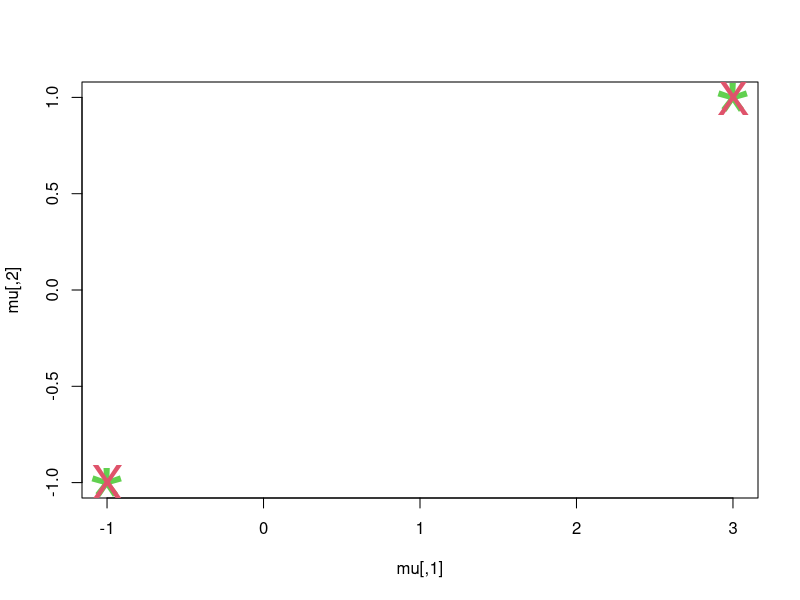
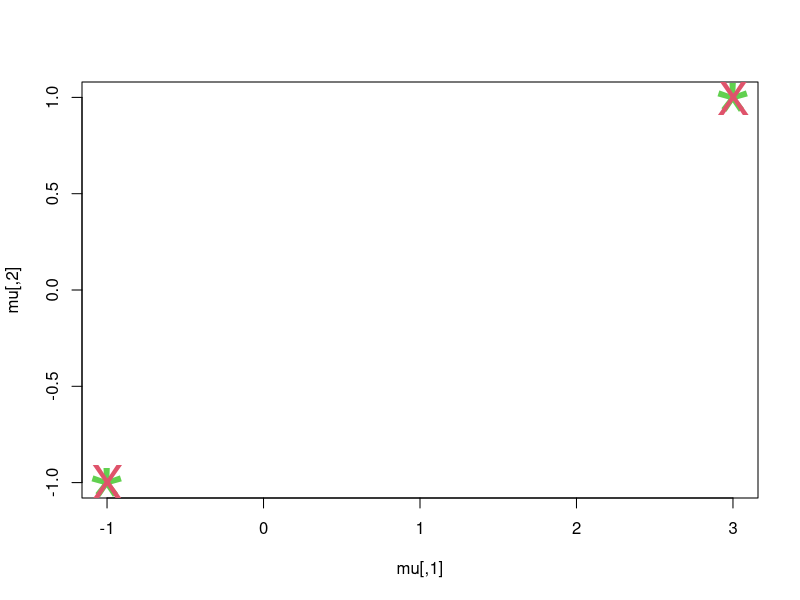
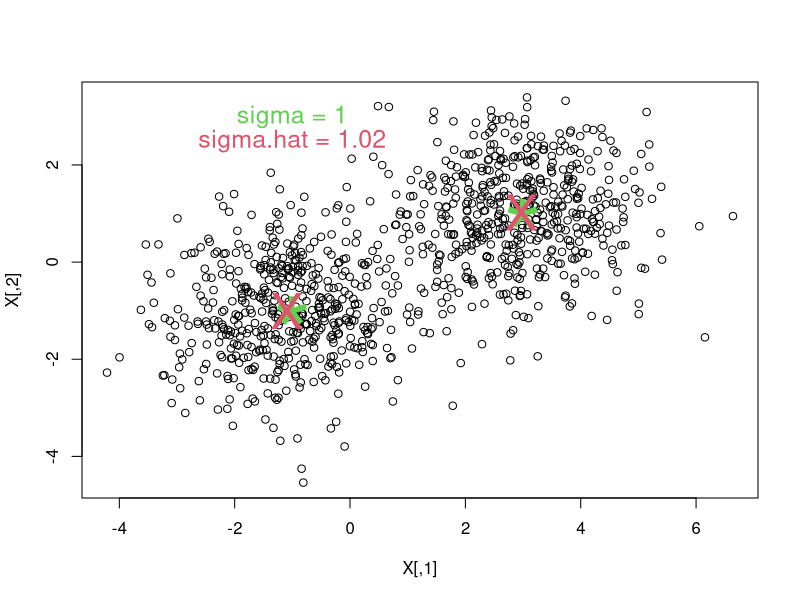
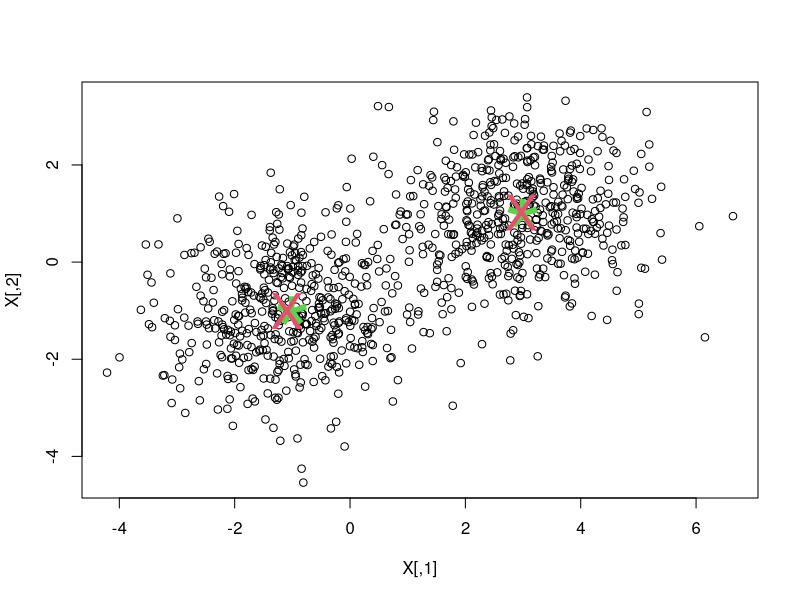
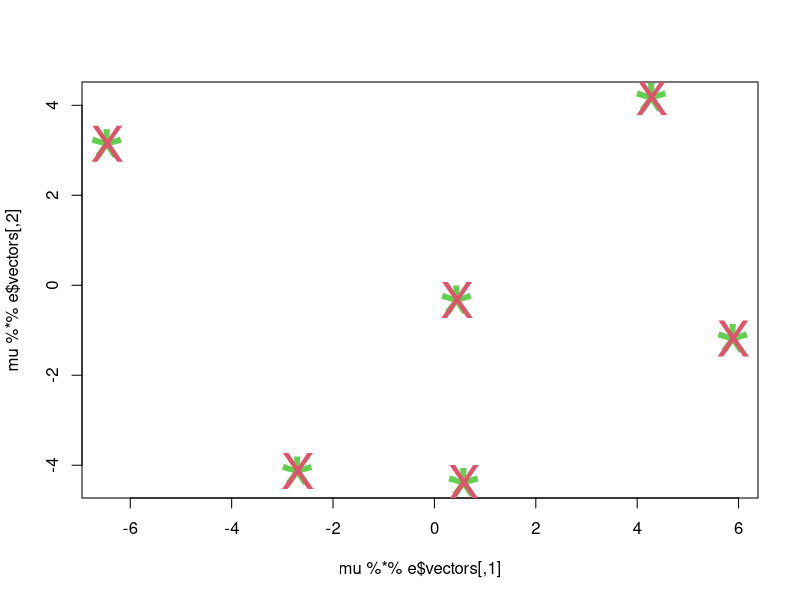
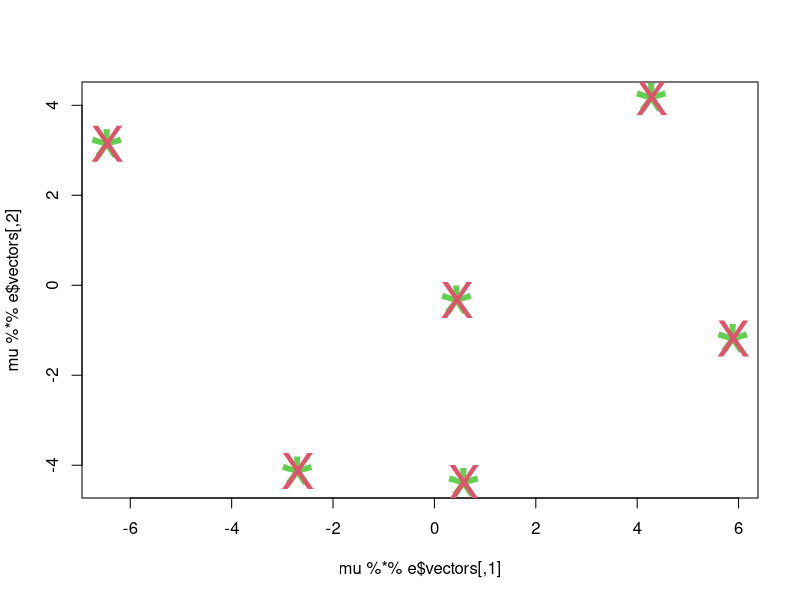
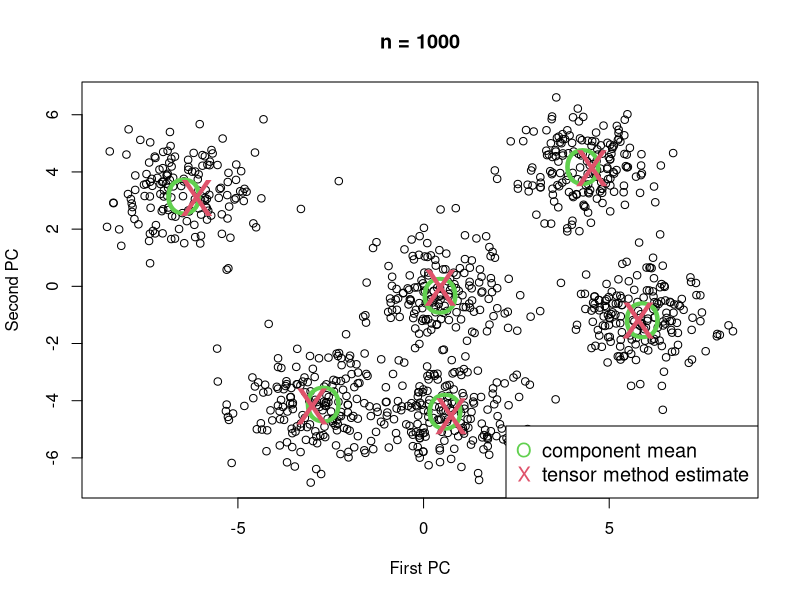
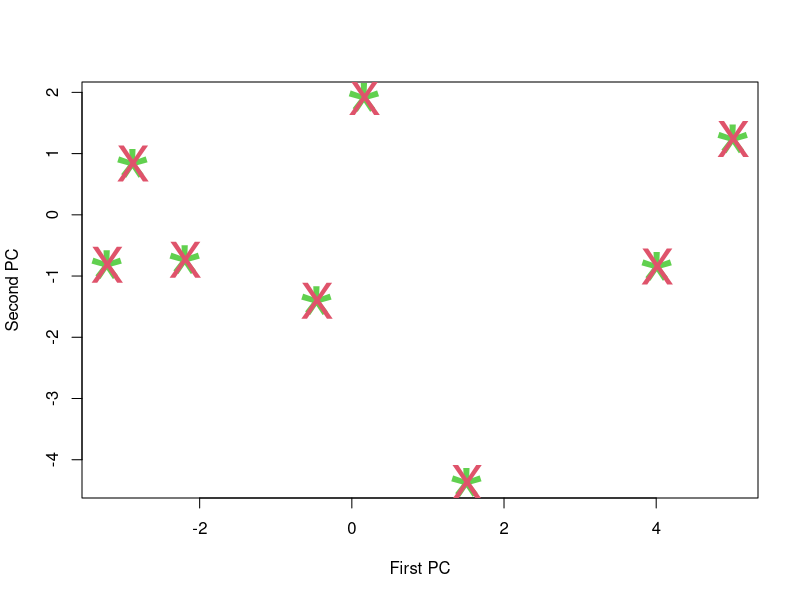

Source code (R) for these figures, in order: (Note: this script raises an error after producing the figures.)
tensorMult <- function(G, v) {
  # multiply the vector v into the symmetric 3-tensor G
  d <- dim(G)[1]
  M <- matrix(NA, ncol=d, nrow=d)
  for(j in 1:d) {
    M[j, ] <- G[j, , ] %*% v
  }
  return(M)
}

empiricalMoments <- function(X) {
  # Calculate and return the sample mean along with the
  # second- and third-order empirical moments of the points
  n <- nrow(X)
  d <- ncol(X)
  
  # sample mean
  m <- apply(X, 2, mean)
  
  # covariance (second-order central moments)
  Z <- sweep(X, 2, m)
  Sigma <- t(Z) %*% Z / n
  
  # third-order central moments
  Gamma <- array(NA, dim=rep(d, 3))
  for(x in 1:d) {
    for(y in 1:d) {
      for(z in 1:d) {
        s <- 0
        for(j in 1:n) {
          s <- s + Z[j, x]*Z[j, y]*Z[j, z]
        }
        Gamma[x, y, z] <- s/n
      }
    }
  }
  
  return(list(m=m, Sigma=Sigma, Gamma=Gamma))
}


tensorMethod <- function(Sigma, Gamma, k) {
  d <- nrow(Sigma)
  
  # construct whitening and unwhitening transformations
  e <- eigen(Sigma)
  Sigma.whiten <- matrix(0, nrow=d, ncol=d)
  Sigma.unwhiten <- matrix(0, nrow=d, ncol=d)
  for(j in 1:(k-1)) {
    q <- e$vectors[, j]
    l <- sqrt(e$values[j])
    Sigma.whiten <- Sigma.whiten + q %*% t(q) / l
    Sigma.unwhiten <- Sigma.unwhiten + q %*% t(q) * l
  }
  
  # obtain candidate whitened vectors
  q1 <- e$vectors[, 1]; qk <- e$vectors[, k]
  e.white <- eigen(Sigma.whiten %*% tensorMult(Gamma, q1) %*% Sigma.whiten + sqrt(e$values[1])*(q1 %*% t(qk) + qk %*% t(q1)))
  
  # unwhiten, rescale, and correct signs as needed
  mu.hat <- matrix(NA, ncol=d, nrow=k)
  for(j in 1:k) {
    u <- e.white$vectors[, j]
    mu.hat[j, ] <- sqrt(k) * Sigma.unwhiten %*% u
    if(e.white$values[j]*sum(q1*u) < 0) {
      mu.hat[j, ] <- - mu.hat[j, ]
    }
  }
  
  return(mu.hat)
}

empiricalMoments.e1 <- function(X) {
  # Calculate and return the sample mean along with the
  # second- and third-order empirical moments of the points
  n <- nrow(X)
  d <- ncol(X)
  
  # sample mean
  m <- apply(X, 2, mean)
  
  # covariance (second-order central moments)
  Sigma <- cov(X) * (n-1)/n
  
  # third-order moments times e1
  Gamma.e1 <- matrix(0, nrow=d, ncol=d)
  for(i in 1:n) {
    Gamma.e1 <- Gamma.e1 + X[i, 1] * X[i, ] %*% t(X[i, ])
  }
  Gamma.e1 <- Gamma.e1/n
  
  return(list(m=m, Sigma=Sigma, Gamma.e1=Gamma.e1))
}

tensorMethod.e1 <- function(Sigma, Gamma.e1, k) {
  d <- nrow(Sigma)
  
  # construct whitening and unwhitening transformations
  e <- eigen(Sigma)
  Sigma.whiten <- matrix(0, nrow=d, ncol=d)
  Sigma.unwhiten <- matrix(0, nrow=d, ncol=d)
  for(j in 1:(k-1)) {
    if(e$values[j] < 1e-9) break
    q <- e$vectors[, j]
    l <- sqrt(e$values[j])
    Sigma.whiten <- Sigma.whiten + q %*% t(q) / l
    Sigma.unwhiten <- Sigma.unwhiten + q %*% t(q) * l
  }
  
  # obtain candidate whitened vectors
  e1 <- c(1, rep(0, d-1)); qk <- e$vectors[, k]
  e.white <- eigen(Sigma.whiten %*% Gamma.e1 %*% Sigma.whiten + Sigma.unwhiten %*% e1 %*% t(qk) + qk %*% t(e1) %*% Sigma.unwhiten + qk[1]*(diag(d) + qk %*% t(qk)))
  
  # unwhiten, rescale, and correct signs as needed
  mu.hat <- matrix(NA, ncol=d, nrow=k)
  for(j in 1:k) {
    u <- e.white$vectors[, j]
    mu.hat[j, ] <- sqrt(k) * Sigma.unwhiten %*% u
    if(e.white$values[j]*mu.hat[j, 1] < 0) {
      mu.hat[j, ] <- - mu.hat[j, ]
    }
  }
  
  # undo centering
  return(mu.hat)
}


############ EXAMPLE - two components in two dimensions ###########

## Create the component points

mu <- matrix(c(3, 1, -1, -1), ncol=2, byrow=TRUE)
d <- ncol(mu)
k <- nrow(mu)

# standardize them
m <- apply(mu, 2, mean)
e <- eigen(cov(mu))
mu.std <- sweep(mu, 2, m) %*% e$vectors

## Obtain moments of the component points

M <- empiricalMoments(mu.std)

## Apply tensor algorithm to recover the component points

mu.std.hat <- tensorMethod(M$Sigma, M$Gamma, k)
mu.hat <- sweep(mu.std.hat %*% t(e$vectors), 2, -m)

# Verify that the result agrees with original points
plot(mu, col=3, pch="*", cex=6)
points(mu.hat, pch="X", cex=3, col=2)



# Alternatively with centering and Gamma.e1

M.e1 <- empiricalMoments.e1(mu.std)

mu.std.hat <- tensorMethod.e1(M.e1$Sigma, M.e1$Gamma.e1, k)
mu.hat <- sweep(mu.std.hat %*% t(e$vectors), 2, -m)
plot(mu, col=3, pch="*", cex=6)
points(mu.hat, pch="X", cex=3, col=2)



## Now try with data

# Set a true component variance
sigma <- 1

# Generate data
n <- 1000
set.seed(1)
g <- sample(1:k, n, replace=TRUE)
X <- matrix(NA, nrow=n, ncol=d)
for(i in 1:n) {
  X[i, ] <- mu[g[i], ] + rnorm(d, sd=sigma)
}

m.hat <- apply(X, 2, mean)
e.hat <- eigen(cov(X)*(n-1)/n)

X.std <- sweep(X, 2, m.hat) %*% e.hat$vectors

# Estimate sigma and covariance of component points

sigmasq.hat <- mean(e.hat$values[k:d])
Sigma.hat <- matrix(0, nrow=d, ncol=d)
for(j in 1:(k-1)) {
  q <- rep(0, d); q[j] <- 1
  Sigma.hat <- Sigma.hat + (e.hat$values[j] - sigmasq.hat) * q %*% t(q)
}

# Obtain empirical third moments of the data

M.hat <- empiricalMoments(X.std)

# Apply tensor method with components' estimated moments

mu.std.hat <- tensorMethod(Sigma.hat, M.hat$Gamma, k)
mu.hat <- sweep(mu.std.hat %*% t(e.hat$vectors), 2, -m.hat)


# Compare estimates to true parameters

plot(X)
points(mu, col=3, pch="*", cex=6)
points(mu.hat, pch="X", cex=3, col=2)
text(-1, 3, paste("sigma =", sigma), col=3, cex=1.5)
text(-1, 2.5, paste("sigma.hat =", round(sqrt(sigmasq.hat), 3)), col=2, cex=1.5)


# Alternatively with centering and estimating Gamma.e1

M.e1 <- empiricalMoments.e1(X.std)

mu.std.hat <- tensorMethod.e1(Sigma.hat, M.e1$Gamma.e1, k)
mu.hat <- sweep(mu.std.hat %*% t(e.hat$vectors), 2, -m.hat)

plot(X)
points(mu, col=3, pch="*", cex=6)
points(mu.hat, pch="X", cex=3, col=2)

# exactly the same estimate of course, but maybe more computationally efficient




############ EXAMPLE - six components in six dimensions



d <- 6
k <- 6

sigma.mu <- 3 # variance for generating means

mu <- matrix(NA, nrow=k, ncol=d)

# generate each of the k component means, followed by the n draws from that group
set.seed(1)
for(j in 1:k) {
  mu[j, ] <- rnorm(d, sd=sigma.mu)
}

# standardize them
m <- apply(mu, 2, mean)
e <- eigen(cov(mu))
mu.std <- sweep(mu, 2, m) %*% e$vectors

## Obtain moments of the component points

M <- empiricalMoments(mu.std)

## Apply tensor algorithm to recover the component points

mu.std.hat <- tensorMethod(M$Sigma, M$Gamma, k)
mu.hat <- sweep(mu.std.hat %*% t(e$vectors), 2, -m)

# Verify that the result agrees with original points
plot(mu %*% e$vectors, col=3, pch="*", cex=6)
points(mu.hat %*% e$vectors, pch="X", cex=3, col=2)



# Alternatively with centering and Gamma.e1

M.e1 <- empiricalMoments.e1(mu.std)

mu.std.hat <- tensorMethod.e1(M.e1$Sigma, M.e1$Gamma.e1, k)
mu.hat <- sweep(mu.std.hat %*% t(e$vectors), 2, -m)
plot(mu %*% e$vectors, col=3, pch="*", cex=6)
points(mu.hat %*% e$vectors, pch="X", cex=3, col=2)

# exactly the same estimate of course, but maybe more computationally efficient





## Now try with data

# Set a true component variance
sigma <- 1

# Generate data
n <- 1000
set.seed(1)
g <- sample(1:k, n, replace=TRUE)
X <- matrix(NA, nrow=n, ncol=d)
for(i in 1:n) {
  X[i, ] <- mu[g[i], ] + rnorm(d, sd=sigma)
}

m.hat <- apply(X, 2, mean)
e.hat <- eigen(cov(X)*(n-1)/n)

X.std <- sweep(X, 2, m.hat) %*% e.hat$vectors

# Estimate sigma and covariance of component points

sigmasq.hat <- mean(e.hat$values[k:d])
Sigma.hat <- matrix(0, nrow=d, ncol=d)
for(j in 1:(k-1)) {
  #  q <- e.hat$vectors[, j]
  q <- rep(0, d); q[j] <- 1
  Sigma.hat <- Sigma.hat + (e.hat$values[j] - sigmasq.hat) * q %*% t(q)
}

# Obtain empirical third moments of the data

M.hat <- empiricalMoments(X.std)

# Apply tensor method with components' estimated moments

mu.std.hat <- tensorMethod(Sigma.hat, M.hat$Gamma, k)
mu.hat <- sweep(mu.std.hat %*% t(e.hat$vectors), 2, -m.hat)


# Compare estimates to true parameters

png("pca-tensor.png", width=700)
plot(X %*% e$vectors, xlab="First PC", ylab="Second PC",
     main=paste("d = 6, k = 6, n =", n), pch=".", cex=2)
points(mu %*% e$vectors, col=3, pch="O", cex=3)
points(mu.hat %*% e$vectors, pch="X", cex=3, col=2)
legend("bottomright", c("component mean", "tensor method estimate"), col=3:2, pch=c("O", "X"), cex=1.2)
text(-8, -4, expression(paste(sigma," = ", 1)), col=3, cex=1.5)
text(-7.48, -5.1, expression(paste(hat(sigma)," = ", .999)), col=2, cex=1.5)
dev.off()

round(sqrt(sigmasq.hat), 4)


# Alternatively with centering and estimating Gamma.e1

M.e1 <- empiricalMoments.e1(X.std)

mu.std.hat <- tensorMethod.e1(Sigma.hat, M.e1$Gamma.e1, k)
mu.hat <- sweep(mu.std.hat %*% t(e.hat$vectors), 2, -m.hat)

plot(X %*% e$vectors, xlab="First PC", ylab="Second PC",
     main=paste("n =", n))
points(mu %*% e$vectors, col=3, pch="O", cex=3)
points(mu.hat %*% e$vectors, pch="X", cex=3, col=2)
legend("bottomright", c("component mean", "tensor method estimate"), col=3:2, pch=c("O", "X"), cex=1.2)




#####################################################################################




empiricalMoments.e1 <- function(X) {
  # Calculate and return the sample mean along with the
  # second- and third-order empirical moments of the points
  n <- nrow(X)
  d <- ncol(X)
  
  # sample mean
  m <- apply(X, 2, mean)
  
  # covariance (second-order central moments)
  Sigma <- cov(X) * (n-1)/n
  
  # third-order moments times e1
  Gamma.e1 <- matrix(0, nrow=d, ncol=d)
  for(i in 1:n) {
    Gamma.e1 <- Gamma.e1 + X[i, 1] * X[i, ] %*% t(X[i, ])
  }
  Gamma.e1 <- Gamma.e1/n
  
  return(list(m=m, Sigma=Sigma, Gamma.e1=Gamma.e1))
}

expandBasis.3.8 <- function(X, components=FALSE, sigma=1) {
  # expands four-dimensional points into a 14-dimensional space
  # using additional polynomial terms
  
  x1 <- X[, 1]; x2 <- X[, 2]; x3 <- X[, 3]
  x2.2 <- x2^2 + components*sigma^2
  x3.2 <- x3^2 + components*sigma^2
  x1x2 <- x1*x2
  x1x3 <- x1*x3
  x2x3 <- x2*x3
  return(cbind(x1, x2, x3, x2.2, x3.2, x1x2, x1x3, x2x3))
}


tensorMethod.e1 <- function(S, Gamma.e1, k) {
  d <- nrow(S)
  
  # construct whitening and unwhitening transformations
  e <- eigen(S)
  S.whiten <- matrix(0, nrow=d, ncol=d)
  S.unwhiten <- matrix(0, nrow=d, ncol=d)
  for(j in 1:k) {
    if(e$values[j] < 1e-9) break
    q.mat <- e$vectors[, j] %*% t(e$vectors[, j])
    l <- sqrt(e$values[j])
    S.whiten <- S.whiten + q.mat / l
    S.unwhiten <- S.unwhiten + q.mat * l
  }
  
  # obtain candidate whitened vectors
  e.white <- eigen(S.whiten %*% Gamma.e1 %*% S.whiten)
  
  # unwhiten, rescale, and correct signs as needed
  mu.hat <- matrix(NA, ncol=d, nrow=k)
  for(j in 1:k) {
    u <- e.white$vectors[, j]
    mu.hat[j, ] <- sqrt(k) * S.unwhiten %*% u
    if(e.white$values[j]*mu.hat[j, 1] < 0) {
      mu.hat[j, ] <- - mu.hat[j, ]
    }
  }
  
  return(mu.hat)
}




d <- 3
k <- 8

sigma.mu <- 3 # variance for generating means
sigma <- 1 # error variance for generating observations

# generate each of the k component means
mu <- matrix(NA, nrow=k, ncol=d)
set.seed(3)
for(j in 1:k) {
  mu[j, ] <- rnorm(d, sd=sigma.mu)
}




M <- empiricalMoments.e1(mu)
e <- eigen(M$Sigma)
mu.std <- sweep(mu, 2, M$m) %*% e$vectors
#t(mu.std) %*% mu.std / k


## Embed component points into higher-dimensional polynomial space

mu.expand <- expandBasis.3.8(mu.std, components=TRUE, sigma=sigma)

## Obtain moments of the expanded component points

M.expand <- empiricalMoments.e1(mu.expand)

# second moments
S <- M.expand$m %*% t(M.expand$m) + M.expand$Sigma



mu.expand.tensor <- tensorMethod.e1(S, M.expand$Gamma.e1, k)

## Keep first two coordinates and unstandardize

mu.hat <- sweep(mu.expand.tensor[, 1:d] %*% t(e$vectors), 2, -M$m)

# Verify that the result agrees with original points
plot(mu %*% e$vectors, col=3, pch="*", cex=6, xlab="First PC", ylab="Second PC")
points(mu.hat %*% e$vectors, pch="X", cex=3, col=2)






n <- 10000 # observations

X <- matrix(NA, nrow=n, ncol=d)
set.seed(1)
for(i in 1:n) {
  j <- sample(k, 1)
  X[i, ] <- mu[j, ] + sigma*rnorm(d)
}


m.hat <- apply(X, 2, mean)
e.hat <- eigen(cov(X))

X.std <- sweep(X, 2, m.hat) %*% e.hat$vectors

X.expand <- expandBasis.3.8(X.std)

M.hat.expand <- empiricalMoments.e1(X.expand)


# Estimate second moments of mixture

sx2 <- rep(NA, d)
for(j in 1:d) {
  sx2[j] <- mean(X.std[, j]^2) - sigma^2
}

d.expand <- ncol(X.expand)
means <- rep(0, d.expand)
means[4:5] <- sx2[2:3] + sigma^2

cond.covs <- sigma^2*c(1, 1, 1,
                       4*sx2[2]+2*sigma^2, 4*sx2[3]+2*sigma^2,
                       sx2[1]+sx2[2]+sigma^2, sx2[1]+sx2[3]+sigma^2, sx2[2]+sx2[3]+sigma^2)

S.hat <- means %*% t(means) + M.hat.expand$Sigma - diag(cond.covs)

# Estimate Gamma.e1 for mixture

cxyz <- array(NA, dim=rep(d, 3))
for(j in 1:d) {
  for(l in 1:d) {
    for(m in 1:d) {
      cxyz[j, l, m] <- mean(X.std[, j]*X.std[, l]*X.std[, m])
    }
  }
}

C1 <- matrix(0, nrow=d.expand, ncol=d.expand)

C1[2, 6] <- sigma^2*sx2[1]
C1[3, 7] <- sigma^2*sx2[1]

C1[4, 6] <- 2*sigma^2*cxyz[1, 1, 2]
C1[5, 7] <- 2*sigma^2*cxyz[1, 1, 3]

C1[6, 6] <- sigma^2*cxyz[1, 1, 1] + sigma^2*cxyz[2, 2, 1]
C1[7, 7] <- sigma^2*cxyz[1, 1, 1] + sigma^2*cxyz[3, 3, 1]

# B
C1[6, 7] <- sigma^2*cxyz[1, 2, 3]

# C
C1[6, 8] <- sigma^2*cxyz[1, 1, 3]
C1[7, 8] <- sigma^2*cxyz[1, 1, 2]

# E
C1[4, 8] <- 2*sigma^2*cxyz[1, 2, 3]
C1[5, 8] <- 2*sigma^2*cxyz[1, 2, 3]

# F
C1[8, 8] <- sigma^2*cxyz[2, 2, 1]+sigma^2*cxyz[3, 3, 1]

# H
C1[4, 4] <- 4*sigma^2*cxyz[2, 2, 1]
C1[5, 5] <- 4*sigma^2*cxyz[3, 3, 1]


# symmetrize

diags <- diag(C1)
C1 <- C1 + t(C1)
diag(C1) <- diags


# Next estimate C2

C2 <- matrix(0, nrow=d.expand, ncol=d.expand)

C2[1, 4] <- sigma^2*sx2[2]+sigma^4
C2[1, 5] <- sigma^2*sx2[3]+sigma^4

C2[2, 6] <- sigma^2*sx2[2]+sigma^4
C2[3, 7] <- sigma^2*sx2[3]+sigma^4

C2[6, 6] <- 2*sigma^2*cxyz[2, 2, 1]
C2[7, 7] <- 2*sigma^2*cxyz[3, 3, 1]

C2[4, 6] <- sigma^2*cxyz[2, 2, 2]
C2[5, 7] <- sigma^2*cxyz[3, 3, 3]

# A
C2[4, 7] <- sigma^2*cxyz[2, 2, 3]
C2[5, 6] <- sigma^2*cxyz[3, 3, 2]

# B
C2[6, 7] <- 2*sigma^2*cxyz[1, 2, 3]

# C
C2[6, 8] <- sigma^2*cxyz[2, 2, 3]
C2[7, 8] <- sigma^2*cxyz[3, 3, 2]

# symmetrize

diags <- diag(C2)
C2 <- C2 + t(C2)
diag(C2) <- diags


Gamma.e1.hat <- M.hat.expand$Gamma.e1 - C1 - C2


# check moment estimation

#round(S - S.hat, 2)
#round(S, 2)
#round(S.hat, 2)

#round(Gamma.e1.hat - M.expand$Gamma.e1, 2)
#round(M.expand$Gamma.e1, 2)
#round(Gamma.e1.hat, 2)


# obtain component mean estimates

mu.hat.expand <- tensorMethod.e1(S.hat, Gamma.e1.hat, k)

## Keep first d coordinates and unstandardize

mu.hat <- sweep(mu.hat.expand[, 1:d] %*% t(e.hat$vectors), 2, -m.hat)

# Compare estimates to true parameters by plotting

png(paste0("basis-expansion-", n, ".png"), width=700, height=300)
plot(X.std %*% e$vectors, xlab="First PC", ylab="Second PC",
     main=paste("d = 3, k = 8, n =", n), pch=".", cex=2)
points(mu.expand[, 1:d]  %*% e$vectors, col=3, pch="O", cex=3)
points(mu.hat.expand[, 1:d]  %*% e$vectors, pch="X", cex=3, col=2)
legend("topleft", c("component mean", "tensor method estimate"), col=3:2, pch=c("O", "X"), cex=1.2)
dev.off()



# show the plot for n=10,000 and 100,000 and 1,000,000 also for comparison


###############################################################################
# FIVE DIMENSIONAL EXAMPLE, expanded to 20 dimensions to estimate k=20 components
# (incomplete, but it provides all the correction matrix entries)




empiricalMoments.e1 <- function(X) {
  # Calculate and return the sample mean along with the
  # second- and third-order empirical moments of the points
  n <- nrow(X)
  d <- ncol(X)
  
  # sample mean
  m <- apply(X, 2, mean)
  
  # covariance (second-order central moments)
  Sigma <- cov(X) * (n-1)/n
  
  # third-order moments times e1
  Gamma.e1 <- matrix(0, nrow=d, ncol=d)
  for(i in 1:n) {
    Gamma.e1 <- Gamma.e1 + X[i, 1] * X[i, ] %*% t(X[i, ])
  }
  Gamma.e1 <- Gamma.e1/n
  
  return(list(m=m, Sigma=Sigma, Gamma.e1=Gamma.e1))
}

expandBasis.5 <- function(X, sigma=1, components=FALSE) {
  # expands five-dimensional points into a twenty-dimensional space
  # using additional polynomial terms
  
  x1 <- X[, 1]; x2 <- X[, 2]; x3 <- X[, 3]; x4 <- X[, 4]; x5 <- X[, 5]
  x1.2 <- x1^2 + components*sigma^2
  x2.2 <- x2^2 + components*sigma^2
  x3.2 <- x3^2 + components*sigma^2
  x4.2 <- x4^2 + components*sigma^2
  x5.2 <- x5^2 + components*sigma^2
  x1x2 <- x1*x2
  x1x3 <- x1*x3
  x1x4 <- x1*x4
  x1x5 <- x1*x5
  x2x3 <- x2*x3
  x2x4 <- x2*x4
  x2x5 <- x2*x5
  x3x4 <- x3*x4
  x3x5 <- x3*x5
  x4x5 <- x4*x5
  return(cbind(x1, x2, x3, x4, x5, x1.2, x2.2, x3.2, x4.2, x5.2,
               x1x2, x1x3, x1x4, x1x5, x2x3, x2x4, x2x5, x3x4, x3x5, x4x5))
}


tensorMethod.e1 <- function(S, Gamma.e1, k) {
  d <- nrow(S)
  
  # construct whitening and unwhitening transformations
  e <- eigen(S)
  S.whiten <- matrix(0, nrow=d, ncol=d)
  S.unwhiten <- matrix(0, nrow=d, ncol=d)
  for(j in 1:k) {
    if(e$values[j] < 1e-9) break
    q.mat <- e$vectors[, j] %*% t(e$vectors[, j])
    l <- sqrt(e$values[j])
    S.whiten <- S.whiten + q.mat / l
    S.unwhiten <- S.unwhiten + q.mat * l
  }
  
  # obtain candidate whitened vectors
  e.white <- eigen(S.whiten %*% Gamma.e1 %*% S.whiten)
  
  # unwhiten, rescale, and correct signs as needed
  mu.hat <- matrix(NA, ncol=d, nrow=k)
  for(j in 1:k) {
    u <- e.white$vectors[, j]
    mu.hat[j, ] <- sqrt(k) * S.unwhiten %*% u
    if(e.white$values[j]*mu.hat[j, 1] < 0) {
      mu.hat[j, ] <- - mu.hat[j, ]
    }
  }
  
  return(mu.hat)
}




d <- 5
k <- 20

sigma.mu <- 3 # variance for generating means
sigma <- 1 # error variance for generating observations

# generate each of the k component means
mu <- matrix(NA, nrow=k, ncol=d)
set.seed(2)
for(j in 1:k) {
  mu[j, ] <- rnorm(d, sd=sigma.mu)
}




M <- empiricalMoments.e1(mu)
e <- eigen(M$Sigma)
mu.std <- sweep(mu, 2, M$m) %*% e$vectors
#t(mu.std) %*% mu.std / k


## Embed component points into higher-dimensional polynomial space

mu.expand <- expandBasis.5(mu.std, sigma, components=TRUE)

## Obtain moments of the expanded component points

M.expand <- empiricalMoments.e1(mu.expand)

# second moments
S <- M.expand$m %*% t(M.expand$m) + M.expand$Sigma



mu.expand.tensor <- tensorMethod.e1(S, M.expand$Gamma.e1, k)

## Keep first two coordinates and unstandardize

mu.hat <- sweep(mu.expand.tensor[, 1:d] %*% t(e$vectors), 2, -M$m)

# Verify that the result agrees with original points
plot(mu, col=3, pch="*", cex=6)
points(mu.hat, pch="X", cex=3, col=2)






# Calculate quantities needed for expansion and correction

sx2 <- rep(NA, d)
for(j in 1:d) {
  sx2[j] <- mean(mu.std[, j]^2)
}

cxyz <- array(NA, dim=rep(d, 3))
for(j in 1:d) {
  for(l in 1:d) {
    for(m in 1:d) {
      cxyz[j, l, m] <- mean(mu.std[, j]*mu.std[, l]*mu.std[, m])
    }
  }
}


# CONSTRUCT "CORRECTION" matrices

# at this point, it's clear that it would be better not to divide by these denominators
# and instead take them into account with adjusting covariance
# -- oh well

# First estimate C1

d.expand <- 20
C1 <- matrix(0, nrow=d.expand, ncol=d.expand)

C1[1, 6] <- 2*sigma^2*sx2[1]

C1[2, 11] <- sigma^2*sx2[1]
C1[3, 12] <- sigma^2*sx2[1]
C1[4, 13] <- sigma^2*sx2[1]
C1[5, 14] <- sigma^2*sx2[1]

C1[6, 6] <- 4*sigma^2*cxyz[1, 1, 1]

C1[6, 11] <- 2*sigma^2*cxyz[1, 1, 2]
C1[6, 12] <- 2*sigma^2*cxyz[1, 1, 3]
C1[6, 13] <- 2*sigma^2*cxyz[1, 1, 4]
C1[6, 14] <- 2*sigma^2*cxyz[1, 1, 5]

C1[7, 11] <- 2*sigma^2*cxyz[1, 1, 2]
C1[8, 12] <- 2*sigma^2*cxyz[1, 1, 3]
C1[9, 13] <- 2*sigma^2*cxyz[1, 1, 4]
C1[10, 14] <- 2*sigma^2*cxyz[1, 1, 5]

C1[11, 11] <- sigma^2*cxyz[1, 1, 1] + sigma^2*cxyz[2, 2, 1]
C1[12, 12] <- sigma^2*cxyz[1, 1, 1] + sigma^2*cxyz[3, 3, 1]
C1[13, 13] <- sigma^2*cxyz[1, 1, 1] + sigma^2*cxyz[4, 4, 1]
C1[14, 14] <- sigma^2*cxyz[1, 1, 1] + sigma^2*cxyz[5, 5, 1]

# B
C1[11, 12] <- sigma^2*cxyz[1, 2, 3]
C1[11, 13] <- sigma^2*cxyz[1, 2, 4]
C1[11, 14] <- sigma^2*cxyz[1, 2, 5]
C1[12, 13] <- sigma^2*cxyz[1, 3, 4]
C1[12, 14] <- sigma^2*cxyz[1, 3, 5]
C1[13, 14] <- sigma^2*cxyz[1, 4, 5]

# C
C1[11, 15] <- sigma^2*cxyz[1, 1, 3]
C1[11, 16] <- sigma^2*cxyz[1, 1, 4]
C1[11, 17] <- sigma^2*cxyz[1, 1, 5]
C1[12, 15] <- sigma^2*cxyz[1, 1, 2]
C1[12, 18] <- sigma^2*cxyz[1, 1, 4]
C1[12, 19] <- sigma^2*cxyz[1, 1, 5]
C1[13, 16] <- sigma^2*cxyz[1, 1, 2]
C1[13, 18] <- sigma^2*cxyz[1, 1, 3]
C1[13, 20] <- sigma^2*cxyz[1, 1, 5]
C1[14, 17] <- sigma^2*cxyz[1, 1, 2]
C1[14, 19] <- sigma^2*cxyz[1, 1, 3]
C1[14, 20] <- sigma^2*cxyz[1, 1, 4]

# E
C1[7, 15] <- 2*sigma^2*cxyz[1, 2, 3]
C1[7, 16] <- 2*sigma^2*cxyz[1, 2, 4]
C1[7, 17] <- 2*sigma^2*cxyz[1, 2, 5]
C1[8, 15] <- 2*sigma^2*cxyz[1, 3, 2]
C1[8, 18] <- 2*sigma^2*cxyz[1, 3, 4]
C1[8, 19] <- 2*sigma^2*cxyz[1, 3, 5]
C1[9, 16] <- 2*sigma^2*cxyz[1, 4, 2]
C1[9, 18] <- 2*sigma^2*cxyz[1, 4, 3]
C1[9, 20] <- 2*sigma^2*cxyz[1, 4, 5]
C1[10, 17] <- 2*sigma^2*cxyz[1, 5, 2]
C1[10, 19] <- 2*sigma^2*cxyz[1, 5, 3]
C1[10, 20] <- 2*sigma^2*cxyz[1, 5, 4]

# F
C1[15, 15] <- (sigma^2*cxyz[2, 2, 1]+sigma^2*cxyz[3, 3, 1])
C1[16, 16] <- (sigma^2*cxyz[2, 2, 1]+sigma^2*cxyz[4, 4, 1])
C1[17, 17] <- (sigma^2*cxyz[2, 2, 1]+sigma^2*cxyz[5, 5, 1])
C1[18, 18] <- (sigma^2*cxyz[3, 3, 1]+sigma^2*cxyz[4, 4, 1])
C1[19, 19] <- (sigma^2*cxyz[3, 3, 1]+sigma^2*cxyz[5, 5, 1])
C1[20, 20] <- (sigma^2*cxyz[4, 4, 1]+sigma^2*cxyz[5, 5, 1])

# H
C1[7, 7] <- 4*sigma^2*cxyz[2, 2, 1]
C1[8, 8] <- 4*sigma^2*cxyz[3, 3, 1]
C1[9, 9] <- 4*sigma^2*cxyz[4, 4, 1]
C1[10, 10] <- 4*sigma^2*cxyz[5, 5, 1]

# J
C1[15, 16] <- sigma^2*cxyz[1, 3, 4]
C1[15, 17] <- sigma^2*cxyz[1, 3, 5]
C1[15, 18] <- sigma^2*cxyz[1, 2, 4]
C1[15, 19] <- sigma^2*cxyz[1, 2, 5]
C1[16, 17] <- sigma^2*cxyz[1, 4, 5]
C1[16, 18] <- sigma^2*cxyz[1, 2, 3]
C1[16, 20] <- sigma^2*cxyz[1, 2, 5]
C1[17, 19] <- sigma^2*cxyz[1, 2, 3]
C1[17, 20] <- sigma^2*cxyz[1, 2, 4]
C1[18, 19] <- sigma^2*cxyz[1, 4, 5]
C1[18, 20] <- sigma^2*cxyz[1, 3, 5]
C1[19, 20] <- sigma^2*cxyz[1, 3, 4]


# symmetrize

diags <- diag(C1)
C1 <- C1 + t(C1)
diag(C1) <- diags


# Next estimate C2

C2 <- matrix(0, nrow=d.expand, ncol=d.expand)

C2[1, 6] <- 3*sigma^2*sx2[1]+3*sigma^4

C2[1, 7] <- sigma^2*sx2[2]+sigma^4
C2[1, 8] <- sigma^2*sx2[3]+sigma^4
C2[1, 9] <- sigma^2*sx2[4]+sigma^4
C2[1, 10] <- sigma^2*sx2[5]+sigma^4

C2[2, 11] <- sigma^2*sx2[2]+sigma^4
C2[3, 12] <- sigma^2*sx2[3]+sigma^4
C2[4, 13] <- sigma^2*sx2[4]+sigma^4
C2[5, 14] <- sigma^2*sx2[5]+sigma^4

C2[11, 11] <- 2*sigma^2*cxyz[2, 2, 1]
C2[12, 12] <- 2*sigma^2*cxyz[3, 3, 1]
C2[13, 13] <- 2*sigma^2*cxyz[4, 4, 1]
C2[14, 14] <- 2*sigma^2*cxyz[5, 5, 1]

C2[6, 11] <- 3*sigma^2*cxyz[1, 1, 2]
C2[6, 12] <- 3*sigma^2*cxyz[1, 1, 3]
C2[6, 13] <- 3*sigma^2*cxyz[1, 1, 4]
C2[6, 14] <- 3*sigma^2*cxyz[1, 1, 5]

C2[7, 11] <- sigma^2*cxyz[2, 2, 2]
C2[8, 12] <- sigma^2*cxyz[3, 3, 3]
C2[9, 13] <- sigma^2*cxyz[4, 4, 4]
C2[10, 14] <- sigma^2*cxyz[5, 5, 5]

C2[6, 6] <- 4*sigma^2*cxyz[1, 1, 1]

C2[6, 7] <- 2*sigma^2*cxyz[2, 2, 1]
C2[6, 8] <- 2*sigma^2*cxyz[3, 3, 1]
C2[6, 9] <- 2*sigma^2*cxyz[4, 4, 1]
C2[6, 10] <- 2*sigma^2*cxyz[5, 5, 1]

# A
C2[7, 12] <- sigma^2*cxyz[2, 2, 3]
C2[7, 13] <- sigma^2*cxyz[2, 2, 4]
C2[7, 14] <- sigma^2*cxyz[2, 2, 5]
C2[8, 11] <- sigma^2*cxyz[3, 3, 2]
C2[8, 13] <- sigma^2*cxyz[3, 3, 4]
C2[8, 14] <- sigma^2*cxyz[3, 3, 5]
C2[9, 11] <- sigma^2*cxyz[4, 4, 2]
C2[9, 12] <- sigma^2*cxyz[4, 4, 3]
C2[9, 14] <- sigma^2*cxyz[4, 4, 5]
C2[10, 11] <- sigma^2*cxyz[5, 5, 2]
C2[10, 12] <- sigma^2*cxyz[5, 5, 3]
C2[10, 13] <- sigma^2*cxyz[5, 5, 4]

# B
C2[11, 12] <- 2*sigma^2*cxyz[1, 2, 3]
C2[11, 13] <- 2*sigma^2*cxyz[1, 2, 4]
C2[11, 14] <- 2*sigma^2*cxyz[1, 2, 5]
C2[12, 13] <- 2*sigma^2*cxyz[1, 3, 4]
C2[12, 14] <- 2*sigma^2*cxyz[1, 3, 5]
C2[13, 14] <- 2*sigma^2*cxyz[1, 4, 5]

# C
C2[11, 15] <- sigma^2*cxyz[2, 2, 3]
C2[11, 16] <- sigma^2*cxyz[2, 2, 4]
C2[11, 17] <- sigma^2*cxyz[2, 2, 5]
C2[12, 15] <- sigma^2*cxyz[3, 3, 2]
C2[12, 18] <- sigma^2*cxyz[3, 3, 4]
C2[12, 19] <- sigma^2*cxyz[3, 3, 5]
C2[13, 16] <- sigma^2*cxyz[4, 4, 2]
C2[13, 18] <- sigma^2*cxyz[4, 4, 3]
C2[13, 20] <- sigma^2*cxyz[4, 4, 5]
C2[14, 17] <- sigma^2*cxyz[5, 5, 2]
C2[14, 19] <- sigma^2*cxyz[5, 5, 3]
C2[14, 20] <- sigma^2*cxyz[5, 5, 4]

# D
C2[11, 18] <- sigma^2*cxyz[2, 3, 4]
C2[11, 19] <- sigma^2*cxyz[2, 3, 5]
C2[11, 20] <- sigma^2*cxyz[2, 4, 5]
C2[12, 16] <- sigma^2*cxyz[3, 2, 4]
C2[12, 17] <- sigma^2*cxyz[3, 2, 5]
C2[12, 20] <- sigma^2*cxyz[3, 4, 5]
C2[13, 15] <- sigma^2*cxyz[4, 2, 3]
C2[13, 17] <- sigma^2*cxyz[4, 2, 5]
C2[13, 19] <- sigma^2*cxyz[4, 3, 5]
C2[14, 15] <- sigma^2*cxyz[5, 2, 3]
C2[14, 16] <- sigma^2*cxyz[5, 2, 4]
C2[14, 18] <- sigma^2*cxyz[5, 3, 4]

# G
C2[6, 15] <- 2*sigma^2*cxyz[1, 2, 3]
C2[6, 16] <- 2*sigma^2*cxyz[1, 2, 4]
C2[6, 17] <- 2*sigma^2*cxyz[1, 2, 5]
C2[6, 18] <- 2*sigma^2*cxyz[1, 3, 4]
C2[6, 19] <- 2*sigma^2*cxyz[1, 3, 5]
C2[6, 20] <- 2*sigma^2*cxyz[1, 4, 5]

# symmetrize

diags <- diag(C2)
C2 <- C2 + t(C2)
diag(C2) <- diags




cond.covs <- sigma^2*c(1, 1, 1, 1, 1,
                       4*sx2[1]+2*sigma^2, 4*sx2[2]+2*sigma^2, 4*sx2[3]+2*sigma^2, 4*sx2[4]+2*sigma^2, 4*sx2[5]+2*sigma^2,
                       sx2[1]+sx2[2]+sigma^2, sx2[1]+sx2[3]+sigma^2, sx2[1]+sx2[4]+sigma^2, sx2[1]+sx2[5]+sigma^2,
                       sx2[2]+sx2[3]+sigma^2, sx2[2]+sx2[4]+sigma^2, sx2[2]+sx2[5]+sigma^2,
                       sx2[3]+sx2[4]+sigma^2, sx2[3]+sx2[5]+sigma^2,
                       sx2[4]+sx2[5]+sigma^2)



# Okay, let's try the tensor method with these things (NOTE: USING SOME TRUE QUANTITIES)

n <- 100000 # observations per group

# generate n draws from each group
X <- matrix(NA, nrow=n*k, ncol=d)
set.seed(1)
for(j in 1:k) {
  for(i in 1:n) {
    X[(j-1)*n + i, ] <- mu[j, ] + rnorm(d, sd=sigma)
  }
}

M.hat <- empiricalMoments.e1(X)

# I need to use MUCH larger sample sizes:
# rather than keeping all the data, I'm just going to directly generate the (expanded) moments!
# also, just draw directly from mu.std and don't rotate or translate anything

d.expand <- 20
n <- 1000000 # total observations (no longer using the same number per group)
set.seed(1)
means <- rep(0, d.expand)
means[6:10] <- sx2 + sigma^2
Sigma <- matrix(0, nrow=d.expand, ncol=d.expand)
Gamma.e1 <- matrix(0, nrow=d.expand, ncol=d.expand)

# for now, save results for debugging
#X <- matrix(NA, nrow=n, ncol=d.expand)

for(i in 1:n) {
  xi <- mu.std[sample(1:k, 1), ] + sigma*rnorm(d)
  xi.expand <- expandBasis.5(matrix(xi, nrow=1))
  
  #  X[i, ] <- xi.expand
  
  # subtraction of mean is automatic because mean is approximately zero
  # covariance (second-order central moments)
  cent <- xi.expand - means
  Sigma <- Sigma + t(cent) %*% cent
  # third-order moments times e1
  Gamma.e1 <- Gamma.e1 + xi[1] * t(xi.expand) %*% xi.expand
}
Sigma <- Sigma/n
Gamma.e1 <- Gamma.e1/n








#e.hat <- eigen(M.hat$Sigma)

#X.std <- sweep(X, 2, M.hat$m) %*% e.hat$vectors
#X.std <- sweep(X, 2, M.hat$m) %*% e$vectors

#X.expand <- expandBasis.5(X.std, sigma)

## Obtain moments of the expanded component points

#M.hat.expand <- empiricalMoments.e1(X.expand)

S.hat <- means %*% t(means) + Sigma - diag(cond.covs)

Gamma.e1.hat <- Gamma.e1 - C1 - C2

# CHECK ESTIMATION OF Gamma.e1
#M.hat.expand$Gamma.e1 - C1.hat - C2.hat
#M.expand$Gamma.e1
#round(Gamma.e1.hat - M.expand$Gamma.e1, 2)
#Gamma.e1.err[, , j] <- Gamma.e1.hat - M.expand$Gamma.e1

# CHECK ESTIMATION OF S
#round(S-S.hat, 2)

# CHECK ESTIMATION OF MEAN TIMES MEAN TRANSPOSE
#round(M.hat.expand$m %*% t(M.hat.expand$m) - M.expand$m %*% t(M.expand$m), 3)
# these are the only ones that should be non-zero anyway.
# (may as well just use zeros for the rest of the entries)
#M2 <- M.expand$m %*% t(M.expand$m)
#M2.hat <- M.hat.expand$m %*% t(M.hat.expand$m)
#round(M2[6:10, 6:10], 3)
#round(M2.hat[6:10, 6:10], 3)




# Apply tensor method with components' estimated moments

mu.hat.expand <- tensorMethod.e1(S.hat, Gamma.e1.hat, k)

mu.hat.expand <- tensorMethod.e1(S, M.expand$Gamma.e1, k)
# works when you substitute the true moments
# I just need to estimate them well!
# how well ? ...

mu.hat.expand <- tensorMethod.e1(signif(S, 5), signif(M.expand$Gamma.e1, 5), k)
# it appears that five sig figs are needed to get a really good estimate
# (at least in this case)

# What sample size do I need for this?


## Keep first two coordinates and unstandardize

mu.hat <- sweep(mu.hat.expand[, 1:d] %*% t(e.hat$vectors), 2, -M.hat$m)

# Compare estimates to true parameters

#plot(sweep(X[sample(n*k, 500), ], 2, M.hat$m))
#points(mu.expand[, 1:d] %*% t(e$vectors), col=3, pch="*", cex=6)
#points(mu.hat.expand[, 1:d] %*% t(e$vectors), pch="X", cex=3, col=2)
##points(mu.hat.expand[, 1:d] %*% t(e.hat$vectors), pch="X", cex=3, col=2)

plot(X[sample(n, 500), ])
points(mu.expand[, 1:d], col=3, pch="*", cex=6)
points(mu.hat.expand[, 1:d], pch="X", cex=3, col=2)



# you get the right eigenvalues by subtracting sigma^2
# but that doesn't affect the rotation ...



mu.hat.expand[, 1:d] %*% t(e$vectors)
mu.hat.expand[, 1:d] %*% t(e.hat$vectors)

# the eigenvectors in e can have opposite sign from e.hat
# (in practice, this issue takes care of itself
# but it's causing problems in my debugging process)



mu.hat.expand[1, 1:d]
e$vectors[, 1]
e.hat$vectors[, 1]

sum(mu.hat.expand[1, 1:d]*e$vectors[, 1])
sum(mu.hat.expand[1, 1:d]*e.hat$vectors[, 1])



#mu.hat <- sweep(mu.hat.expand[, 1:d] %*% t(e.hat$vectors), 2, -M$m)
mu.hat <- sweep(mu.hat.expand[, 1:d] %*% t(e$vectors), 2, -M$m)

# Verify that the result agrees with original points
plot(mu, col=3, pch="*", cex=6)
points(mu.hat, pch="X", cex=3, col=2)




# tensor method not working because the "whitening" of Gamma.e1 leads to all NAs


# construct whitening and unwhitening transformations
e.tm <- eigen(S.hat)
S.whiten <- matrix(0, nrow=d.expand, ncol=d.expand)
S.unwhiten <- matrix(0, nrow=d.expand, ncol=d.expand)
for(j in 1:k) {
  q.mat <- e.tm$vectors[, j] %*% t(e.tm$vectors[, j])
  if(l < 1e-4) break
  l <- sqrt(e.tm$values[j])
  S.whiten <- S.whiten + q.mat / l
  S.unwhiten <- S.unwhiten + q.mat * l
}

# obtain candidate whitened vectors
e.white <- eigen(S.whiten %*% Gamma.e1.hat %*% S.whiten)

# unwhiten, rescale, and correct signs as needed
mu.hat <- matrix(NA, ncol=d, nrow=k)
for(j in 1:k) {
  u <- e.white$vectors[, j]
  mu.hat[j, ] <- sqrt(k) * S.unwhiten %*% u
  if(e.white$values[j]*mu.hat[j, 1] < 0) {
    mu.hat[j, ] <- - mu.hat[j, ]
  }
}



